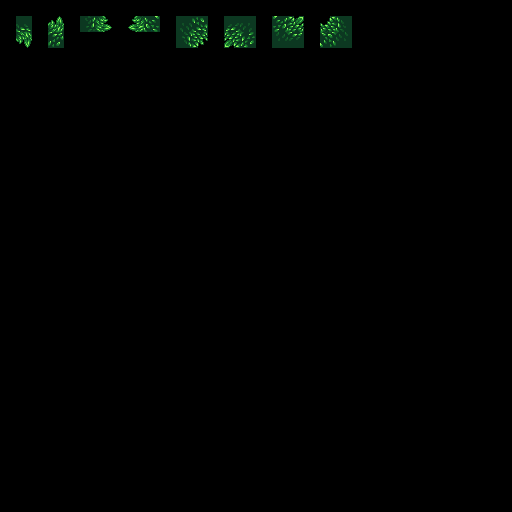

This is a level from a 2D game, rendered from its Tiled map with the project's own tilesets. A one-line summary and the map file follow, with tile-layer data summarised:
An orthogonal 32x32 tile map with 16x16 px tiles, 6 tile layers (input1_AboveFront, input1_AboveFront, output1_Walls, output1_AboveFront, ...).

<map version="1.10" tiledversion="1.10.2" orientation="orthogonal" renderorder="right-down" width="32" height="32" tilewidth="16" tileheight="16" infinite="0" nextlayerid="9" nextobjectid="1">
 <properties>
  <property name="DeleteTiles" type="bool" value="false" />
  <property name="MatchOutsideMap" type="bool" value="true" />
 </properties>
 <tileset firstgid="1" source="../Tilesets/fairy_forest_tileset.tsx" />
 <layer id="1" name="input1_AboveFront" width="32" height="32">
  <data>[1024 cells, 8 non-empty, 8 distinct tile ids]</data>
 </layer>
 <layer id="4" name="input1_AboveFront" width="32" height="32">
  <data>[1024 cells, 8 non-empty, 8 distinct tile ids]</data>
 </layer>
 <layer id="7" name="output1_Walls" width="32" height="32">
  <data>[1024 cells, 16 non-empty, 16 distinct tile ids]</data>
 </layer>
 <layer id="2" name="output1_AboveFront" width="32" height="32">
  <data>[1024 cells, 0 non-empty, 0 distinct tile ids]</data>
 </layer>
 <layer id="8" name="output2_Walls" width="32" height="32">
  <data>[1024 cells, 16 non-empty, 16 distinct tile ids]</data>
 </layer>
 <layer id="3" name="output2_AboveFront" width="32" height="32">
  <data>[1024 cells, 0 non-empty, 0 distinct tile ids]</data>
 </layer>
</map>
